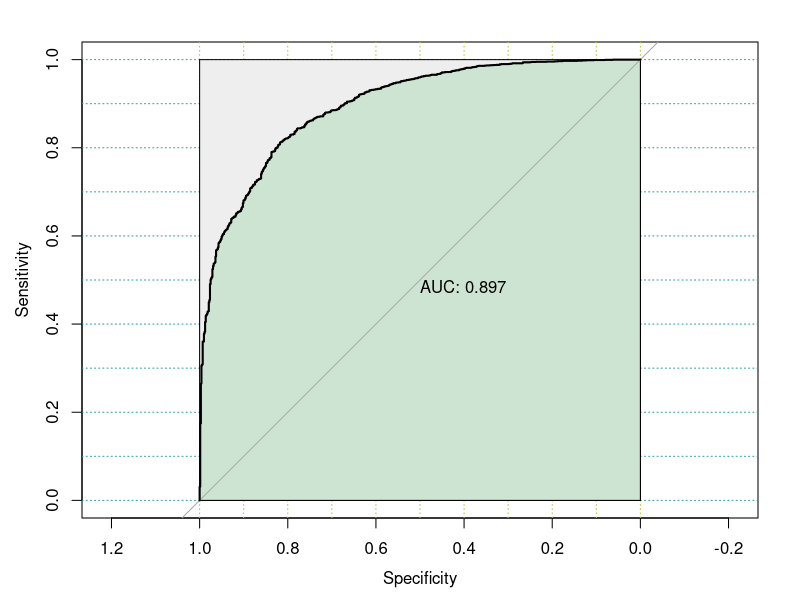
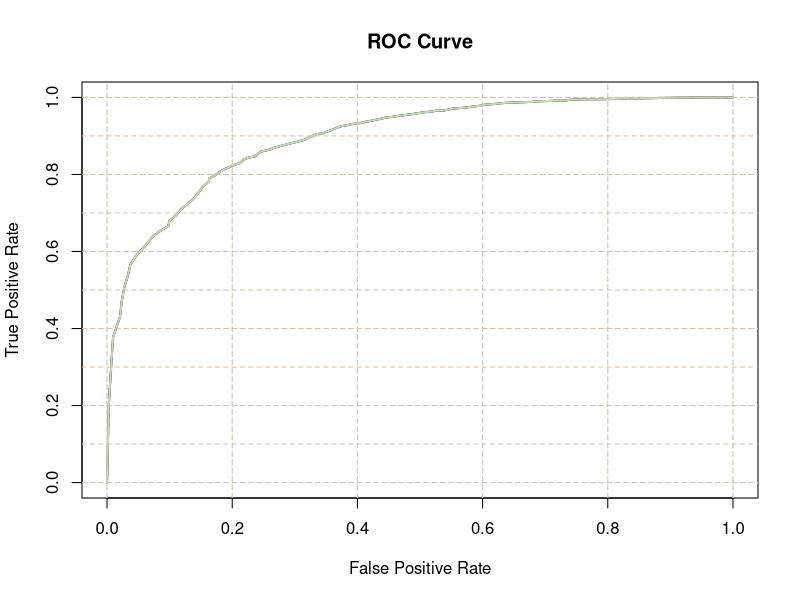
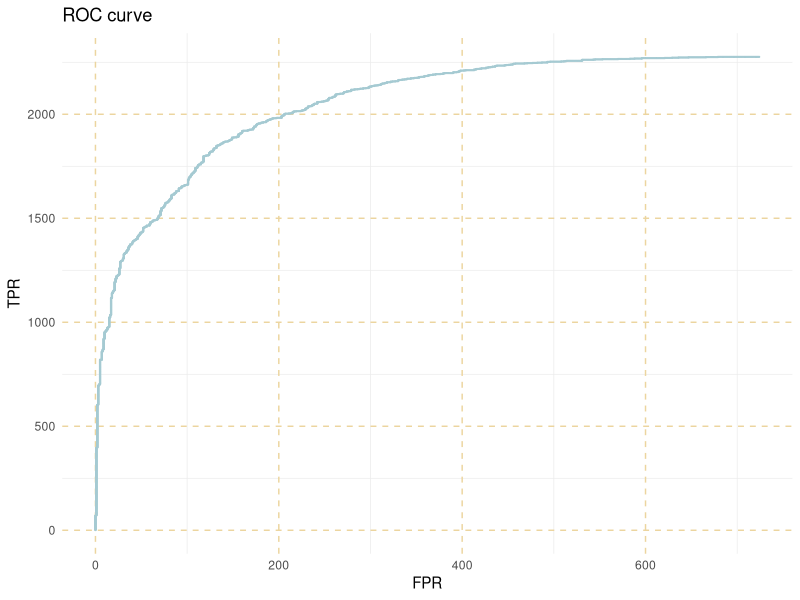

The R script that drew these images, in order:
## ---- chunk 1
knitr::opts_chunk$set(echo = TRUE)
## ---- chunk 2
beta0 <- -4
beta1 <- 0.6
# generate x  y_true
set.seed(0)
x <- rnorm(3000, mean = 10, sd = 4)
p <- exp(beta0 + beta1 * x) / (1 + exp(beta0 + beta1 * x))

# get the true label from two-points Bernoulli
set.seed(1)
y_true <- rbinom(length(x), 1, p)
head(y_true, 100)

count_y_equals_1 <- sum(y_true == 1)
count_y_equals_0 <- sum(y_true == 0)
## ---- chunk 3
# Fitting logistic model
data <- data.frame(x, y_true)
log_model <- glm(y_true ~ x, data = data, family = binomial(link="logit"))
summary(log_model)

#get the estimate value of intercept and slope
coefficients <- coef(log_model)
beta0_hat <- coefficients["(Intercept)"]
beta1_hat <- coefficients["x"]

#get the predicate value logistic model 
y_pred<-exp(beta0_hat + beta1_hat * x) / (1 + exp(beta0_hat + beta1_hat * x))
## ---- chunk 4
#ROC plot method 1 and print the value of AUC
library(pROC)
moni<-roc(y_true~y_pred,smooth=FALSE)
plot(moni, print.auc=TRUE, auc.polygon=TRUE, 
     grid=c(0.1,0.1),
     grid.col=c("#BAC94A",'#329D9C'),
     max.auc.polygon=TRUE,
     auc.polygon.col="#CEE4D2")

#ROC curve plot method 2
cutoff <- seq(0, 1, length = 100)
FPR <- sapply(cutoff,
              function(thresh) {
                sum(y_pred >= thresh & y_true != 1) / sum(y_true != 1)
              })
TPR <- sapply(cutoff,
              function(thresh) {
                sum(y_pred >= thresh & y_true == 1) / sum(y_true == 1)
              })
## ---- chunk 5
# plot ROC curve
plot(FPR, TPR, type = "l",lwd = 2, xlab = "False Positive Rate", ylab = "True Positive Rate", main = "ROC Curve")
lines(FPR, TPR, col = "#C5D9B3", lwd = 2)

grid()
abline(h = seq(0, 1, by = 0.1), v = seq(0, 1, by = 0.2), col = "#D6C1A9", lty = 2)
## ---- chunk 6
#method 1
library(pROC)
auc_value<-auc(y_true,y_pred)
## ---- chunk 7
#method 2
s <- 0
for (i in which(y_true == 1)) {
  for (j in which(y_true == 0)) {
    if (y_pred[i] > y_pred[j]) {
      s <- s + 1
    } 
  }
}
s <- s / (sum(y_true == 1) * sum(y_true == 0))
s
#consider the case of equality
s1 <- 0
equal_count <- 0
for (i in which(y_true == 1)) {
  for (j in which(y_true == 0)) {
    if (y_pred[i] > y_pred[j]) {
      s1 <- s1 + 1
    } else if (y_pred[i] == y_pred[j]){
      s1<-s1+0.5
      equal_count <- equal_count + 1 
    }
  }
}
s1 <- s1 / (sum(y_true == 1) * sum(y_true == 0))
s1
## ---- chunk 8
#method 3
#number lattice
library(ggplot2)
# sorted y_pred，get the indices
sorted_indices <- order(y_pred, decreasing = TRUE)
sorted_y_pred <- y_pred[sorted_indices]
sorted_y_true <- y_true[sorted_indices]

# innitialize x and y as 0
x <- 0
y <- 0

# creat a data frame
df <- data.frame(x = numeric(length(sorted_y_pred)), y = numeric(length(sorted_y_pred)))

# traverse the sorted y_pred
for (i in 1:length(sorted_y_pred)) {
 
  if (sorted_y_true[i] == 1) {
    y <- y + 1
  } else {
    x <- x + 1
  }
  
  # update data frame
  df[i, ] <- c(x, y)
}

# use ggplot2 
ggplot(df, aes(x, y)) +
  geom_point(color='#A5CAD2',size=0.1) +
  labs(x = "FPR", y = "TPR", title = "ROC curve")+
  theme_minimal()+ theme(panel.grid.major = element_line(color = "#ECD59F", linetype = "dashed"))


# get the coordinate of x and y
x_values <- df$x
y_values <- df$y

# calculate the area under curve
area_under_curve <- integrate(Vectorize(function(x) approx(x_values, y_values, xout = x)$y), min(x_values), max(x_values))$value

# calculate the total 
total_area <- max(x_values) * max(y_values)

# calculate the auc
auc_area <- (area_under_curve / total_area)
